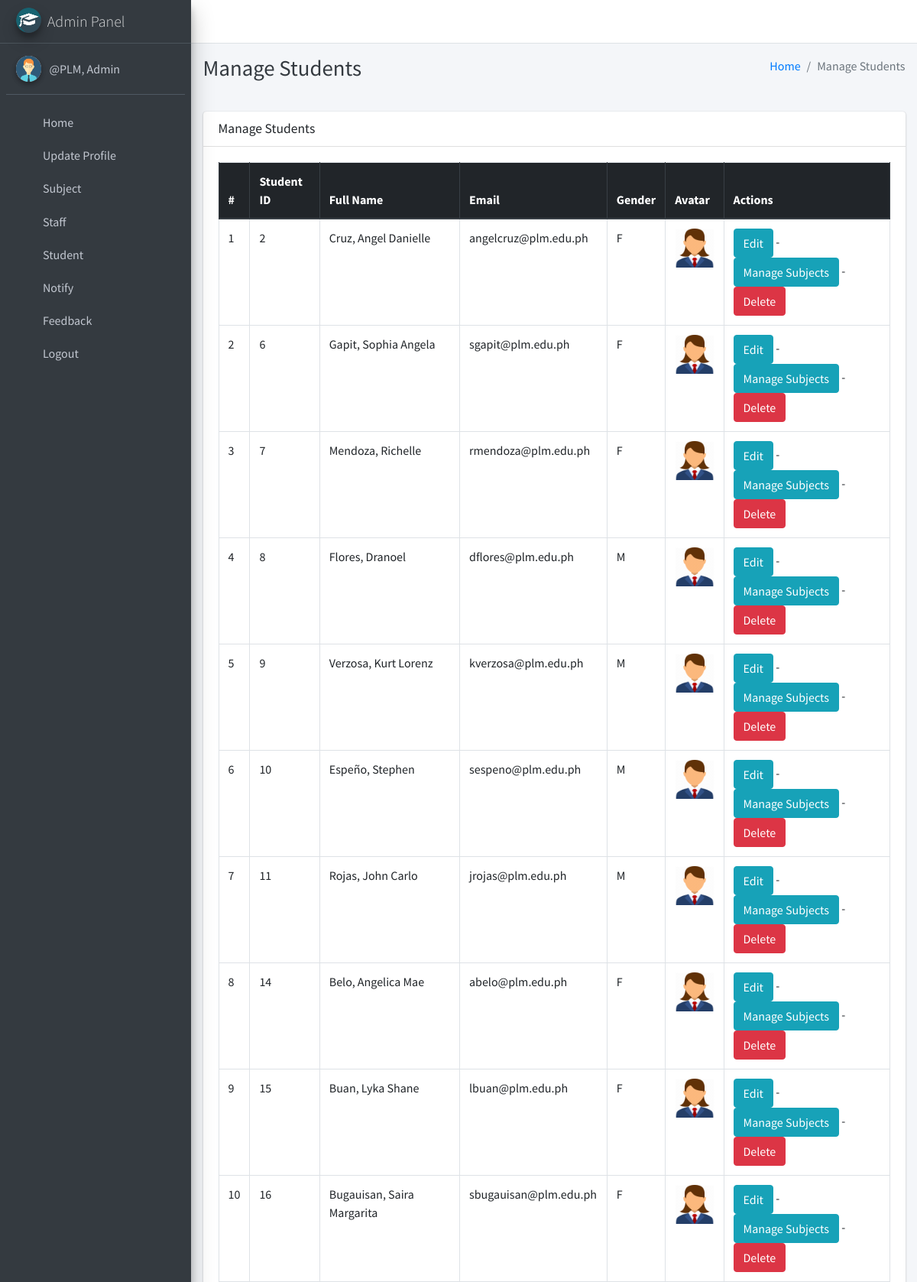
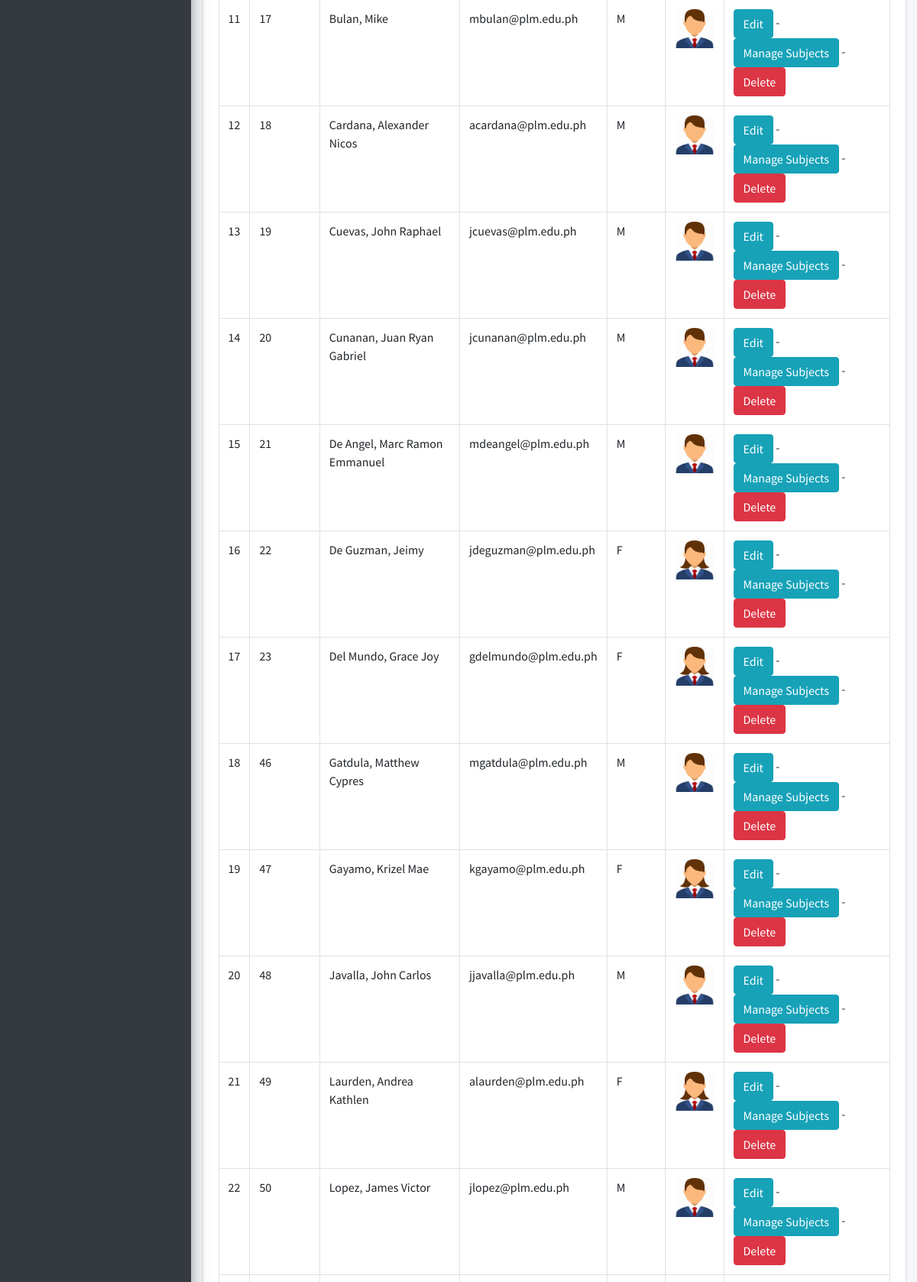
Page /student/manage/ (signed in, upper part) on the committed database (2 pictures, top to bottom).
### main_app/models.py (models this page shows)
class CustomUser(AbstractUser):
    USER_TYPE = ((1, "HOD"), (2, "Staff"), (3, "Student"))
    GENDER = [("M", "Male"), ("F", "Female")]
    username = None  # Removed username, using email instead
    email = models.EmailField(unique=True)
    user_type = models.CharField(default=1, choices=USER_TYPE, max_length=1)
    gender = models.CharField(max_length=1, choices=GENDER)
    profile_pic = models.ImageField()
    address = models.TextField()
    fcm_token = models.TextField(default="")  # For firebase notifications
    created_at = models.DateTimeField(auto_now_add=True)
    updated_at = models.DateTimeField(auto_now=True)
    USERNAME_FIELD = "email"
    REQUIRED_FIELDS = []
    objects = CustomUserManager()
    def __str__(self):
        return self.last_name + ", " + self.first_name

### main_app/hod_views.py (the view)
# urls.py: path("student/manage/", hod_views.manage_student, name='manage_student'),
def manage_student(request):
    students = CustomUser.objects.filter(user_type=3)
    context = {
        'students': students,
        'page_title': 'Manage Students'
    }
    return render(request, "hod_template/manage_student.html", context)

### main_app/templates/hod_template/manage_student.html
{% extends 'main_app/base.html' %}
{% load static %}
{% block page_title %}{{page_title}}{% endblock page_title %}
{% block content %}
<section class="content">
    <div class="container-fluid">
        <div class="row">
            <div class="col-md-12">
                <div class="card">
                    <div class="card-header">
                        <h3 class="card-title">{{page_title}}</h3>
                    </div>
                    <div class="card-body">
                        <table id="example2" class="table table-bordered table-hover">
                            <thead class="thead-dark">
                                <tr>
                                    <th>#</th>
                                    <th>Student ID</th>
                                    <th>Full Name</th>
                                    <th>Email</th>
                                    <th>Gender</th>
                                    <th>Avatar</th>
                                    <th>Actions</th>
                                </tr>
                            </thead>
                            <tbody>
                                {% for student in students %}
                                <tr>
                                    <td>{{ forloop.counter }}</td>
                                    <td>{{student.id}}</td>
                                    <td>{{student.last_name}}, {{student.first_name}}</td>
                                    <td>{{student.email}}</td>
                                    <td>{{student.gender}}</td>
                                    <td>
                                        {% if student.profile_pic == ""  %}
                                        No Image
                                        {% else %}
                                        <img class="img img-fluid mb-2" height="56" width="56"
                                            src="{{student.profile_pic}}" alt="">
                                        {% endif %}
                                    </td>
                                    <td><a href="{% url 'edit_student' student.student.id %}" class="btn btn-info">Edit</a> -
                                        <a href="{% url 'manage_student_subjects' student.student.admin_id %}" class="btn btn-info">Manage Subjects</a> -
                                        <a href="{% url 'delete_student' student.student.id %}" class="btn btn-danger" onclick="return confirm('Are you sure about this ?')">Delete</a>
                                    </td>
                                </tr>
                                {% endfor %}
                            </tbody>
                        </table>
                    </div>
                </div>
            </div>
        </div>
    </div>
</section>
{% endblock content %}

### main_app/templates/main_app/sidebar_template.html (shortened to what this page needs)
{% load static %}
<aside class="main-sidebar sidebar-dark-info elevation-4">
    {% if request.user.user_type == '1' %}
    <a href="{% url 'admin_home' %}" class="brand-link">
        <img src="{% static 'dist/img/cmsl.png' %} " alt="AdminLTE Logo"
            class="brand-image img-circle elevation-3" >
        <span class="brand-text font-weight-light">Admin Panel</span>
    </a>
    <div class="sidebar">
        <div class="user-panel mt-3 pb-3 mb-3 d-flex">
            <div class="image">
                <img src="{{ request.user.profile_pic}}" class="img-circle elevation-2" alt="User Image">
            </div>
            <div class="info">
                <a href="#" class="d-block">{{user}}</a>
            </div>
        </div>
        <nav class="mt-2">
            <ul class="nav nav-pills nav-sidebar flex-column" data-widget="treeview" role="menu" data-accordion="false">
                <li class="nav-item">
                    {% url 'admin_home' as admin_home %}
                    <a href="{{admin_home}}" class="nav-link {% if admin_home == request.path %} active {% endif %}">
                        <i class="nav-icon fas fa-home"></i>
                        <p>
                            Home
                        </p>
                    </a>
                </li>
                <li class="nav-item">
                    {% url 'admin_view_profile' as admin_view_profile %}
                    <a href="{{admin_view_profile}}"
                        class="nav-link {% if admin_view_profile == request.path %} active {% endif %}">
                        <i class="nav-icon fas fa-address-card"></i>
                        <p>
                            Update Profile
                        </p>
                    </a>
                </li>
                <li class="nav-item has-treeview">
                    <a href="#" class="nav-link">
                        <i class="nav-icon fas fa-book"></i>
                        <p>
                            Subject
                            <i class="fas fa-angle-left right"></i>
                        </p>
                    </a>
                </li>
                <li class="nav-item has-treeview">
                    <a href="#" class="nav-link">
                        <i class="nav-icon fas fa-user-plus"></i>
                        <p>
                            Staff
                            <i class="fas fa-angle-left right"></i>
                        </p>
                    </a>
                </li>
                <li class="nav-item has-treeview">
                    <a href="#" class="nav-link">
                        <i class="nav-icon fas fa-user-plus"></i>
                        <p>
                            Student
                            <i class="fas fa-angle-left right"></i>
                        </p>
                    </a>
                        </li>
                 <li class="nav-item has-treeview">
                    <a href="#" class="nav-link">
                        <i class="nav-icon fas fa-bullhorn"></i>
                        <p>
                            Notify
                            <i class="fas fa-angle-left right"></i>
                        </p>
                    </a>
                </li>
                <li class="nav-item has-treeview">
                    <a href="#" class="nav-link">
                        <i class="nav-icon fas fa-comment-alt"></i>
                        <p>
                            Feedback
                            <i class="fas fa-angle-left right"></i>
                        </p>
                    </a>
                </li>
                                        {% endif %}
                                        <li class="nav-item">
                                            <a href="{% url 'user_logout' %}"
                                                onclick="return confirm('Your session would be terminated.\n\nProceed?')"
                                                class="nav-link">
                                                <i class="nav-icon fas fa-power-off"></i>
                                                <p>
                                                    Logout
                                                </p>
                                            </a>
                                        </li>
                                    </ul>
                                </nav>
                            </div>-->
    </div>

### rows in the picture
CustomUser: last_name+first_name "@PLM, Admin"
CustomUser: id "2", last_name "Cruz", first_name "Angel Danielle", email "angelcruz@plm.edu.ph", gender "F"
CustomUser: id "6", last_name "Gapit", first_name "Sophia Angela", email "sgapit@plm.edu.ph", gender "F"
CustomUser: id "7", last_name "Mendoza", first_name "Richelle", email "rmendoza@plm.edu.ph", gender "F"
CustomUser: id "8", last_name "Flores", first_name "Dranoel", email "dflores@plm.edu.ph", gender "M"
CustomUser: id "9", last_name "Verzosa", first_name "Kurt Lorenz", email "kverzosa@plm.edu.ph", gender "M"
CustomUser: id "10", last_name "Espeño", first_name "Stephen", email "sespeno@plm.edu.ph", gender "M"
CustomUser: id "11", last_name "Rojas", first_name "John Carlo", email "jrojas@plm.edu.ph", gender "M"
CustomUser: id "14", last_name "Belo", first_name "Angelica Mae", email "abelo@plm.edu.ph", gender "F"
CustomUser: id "15", last_name "Buan", first_name "Lyka Shane", email "lbuan@plm.edu.ph", gender "F"
CustomUser: id "16", last_name "Bugauisan", first_name "Saira Margarita", email "sbugauisan@plm.edu.ph", gender "F"
CustomUser: id "17", last_name "Bulan", first_name "Mike", email "mbulan@plm.edu.ph", gender "M"
CustomUser: id "18", last_name "Cardana", first_name "Alexander Nicos", email "acardana@plm.edu.ph", gender "M"
CustomUser: id "19", last_name "Cuevas", first_name "John Raphael", email "jcuevas@plm.edu.ph", gender "M"
CustomUser: id "20", last_name "Cunanan", first_name "Juan Ryan Gabriel", email "jcunanan@plm.edu.ph", gender "M"
CustomUser: id "21", last_name "De Angel", first_name "Marc Ramon Emmanuel", email "mdeangel@plm.edu.ph", gender "M"
CustomUser: id "22", last_name "De Guzman", first_name "Jeimy", email "jdeguzman@plm.edu.ph", gender "F"
CustomUser: id "23", last_name "Del Mundo", first_name "Grace Joy", email "gdelmundo@plm.edu.ph", gender "F"
CustomUser: id "46", last_name "Gatdula", first_name "Matthew Cypres", email "mgatdula@plm.edu.ph", gender "M"
CustomUser: id "47", last_name "Gayamo", first_name "Krizel Mae", email "kgayamo@plm.edu.ph", gender "F"
CustomUser: id "48", last_name "Javalla", first_name "John Carlos", email "jjavalla@plm.edu.ph", gender "M"
CustomUser: id "49", last_name "Laurden", first_name "Andrea Kathlen", email "alaurden@plm.edu.ph", gender "F"
CustomUser: id "50", last_name "Lopez", first_name "James Victor", email "jlopez@plm.edu.ph", gender "M"

### other values in the picture
{{ page_title }} "Manage Students"
